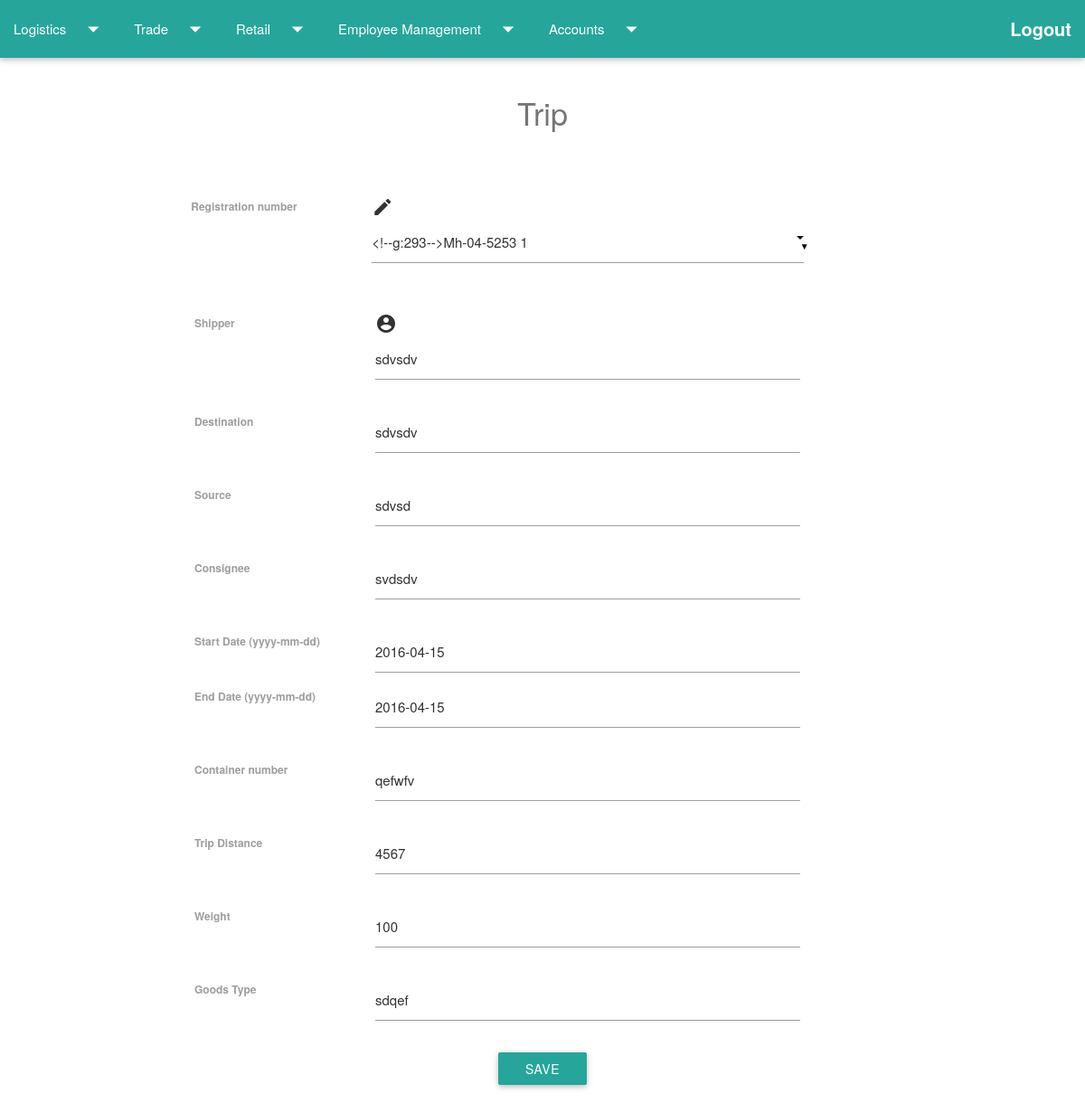
Page /homepage/logistics/trip/1/edittrip/ (signed in) on the committed database.
### logistics/models.py (models this page shows, shortened)
class Trip (models.Model):
	truck_registration_number = models.ForeignKey(Truck)
	trip_source = models.CharField(max_length=50,blank=True)
	trip_destination = models.CharField(max_length=50,blank=True)
	trip_distance = models.PositiveIntegerField(blank=True)
	trip_shipper = models.CharField(max_length=50,blank=True)
	trip_consignee = models.CharField(max_length=50,blank=True)
	trip_goods_type = models.CharField(max_length=50,blank=True)
	trip_container_number = models.CharField(max_length=50,blank=True)
	trip_weight = models.PositiveIntegerField(default=100,blank=True)
	trip_start_date = models.DateField(default=datetime.date.today,blank=True)
	trip_end_date = models.DateField(default=datetime.date.today,blank=True)

### logistics/views.py (the view)
# urls.py: url(r'^trip/(?P<truck_number>\w+)/edittrip/$', views.trip_edit, name='trip_edit'),
def trip_edit(request, truck_number):
    if request.user.is_authenticated() and request.user.groups.all()[0].id==2:
        print(truck_number)
        trip = Trip.objects.get(id=truck_number)
        print(trip.truck_registration_number)
        if request.method == "POST":
            form = TripForm(request.POST, instance=trip)
            if form.is_valid():
                trip = form.save(commit=True)
                return redirect('trips_admin')
        else:
            form = TripForm(instance=trip)
        return render(request, 'logistics/trip_edit.html', {'form': form,'title':"Edit Trip"})
    else:
        return redirect('index')

### logistics/forms.py
class TripForm(forms.ModelForm):
    class Meta:
        model = Trip
        fields = ('truck_registration_number', 'trip_source', 'trip_distance','trip_shipper','trip_destination','trip_consignee','trip_goods_type','trip_container_number','trip_weight','trip_start_date','trip_end_date')
        field_classes = {
        }

### logistics/models.py (called while the page is built)
	def __str__(self):
		return self.truck_registration_number+" "+str(self.id)

### logistics/templates/logistics/trip_edit.html (shortened to what this page needs)
{% extends 'logistics/firstpage.html' %}
{% block content %}
	<div class="row"></div>
 <h4 class="center-align headingcolour">{{operation}} Trip</h4>
    <form method="POST" class="post-form">{% csrf_token %}
    	<div class="row">
    		<div class="col s2 offset-s2">
            <label for="id_registration"> Registration number</label>
        </div>
        <div class="col s5">
        	<i class="material-icons prefix shiftdown">mode_edit</i>
            {{ form.truck_registration_number}} <br>
        </div>
    </div>
    <div class="row extra-bottom-padding">
    		<div class="col-sm-2 col-sm-offset-2">
        <label for="id_driver">Shipper</label>
    </div>
    <div class="col-sm-5">
    	<i class="material-icons prefix shiftdown">account_circle</i>
        {{ form.trip_shipper}} <br>
    </div>
    </div>
     <div class="row extra-bottom-padding">
    		<div class="col-sm-2 col-sm-offset-2">
        <label for="id_driver"> Destination</label>
    </div>
    <div class="col-sm-5">
        {{ form.trip_destination}} <br>
    </div>
    </div>
     <div class="row extra-bottom-padding">
            <div class="col-sm-2 col-sm-offset-2">
        <label for="id_driver"> Source</label>
    </div>
    <div class="col-sm-5">
        {{ form.trip_source}} <br>
    </div>
    </div>
    <div class="row extra-bottom-padding">
            <div class="col-sm-2 col-sm-offset-2">
        <label for="id_driver"> Consignee</label>
    </div>
    <div class="col-sm-5">
        {{ form.trip_consignee}} <br>
    </div>
    </div>
    <div class="row extra-bottom-padding">
            <div class="col-sm-2 col-sm-offset-2">
        <label for="id_driver"> Start Date (yyyy-mm-dd)</label>
    </div>
    <div class="col-sm-5">
        {{ form.trip_start_date}} <br>
    </div>
    <div class="row extra-bottom-padding">
            <div class="col-sm-2 col-sm-offset-2">
        <label for="id_driver"> End Date (yyyy-mm-dd)</label>
    </div>
    <div class="col-sm-5">
        {{ form.trip_end_date}} <br>
    </div>
    </div>
     <div class="row extra-bottom-padding">
            <div class="col-sm-2 col-sm-offset-2">
        <label for="id_driver"> Container number</label>
    </div>
    <div class="col-sm-5">
        {{ form.trip_container_number}} <br>
    </div>
    </div>
     <div class="row extra-bottom-padding">
            <div class="col-sm-2 col-sm-offset-2">
        <label for="id_driver"> Trip Distance</label>
    </div>
    <div class="col-sm-5">
        {{ form.trip_distance}} <br>
    </div>
    </div>
    <div class="row extra-bottom-padding">
            <div class="col-sm-2 col-sm-offset-2">
        <label for="id_driver"> Weight</label>
    </div>
    <div class="col-sm-5">
        {{ form.trip_weight}} <br>
    </div>
    </div>
     <div class="row extra-bottom-padding">
            <div class="col-sm-2 col-sm-offset-2">
        <label for="id_driver"> Goods Type</label>
    </div>
    <div class="col-sm-5">
        {{ form.trip_goods_type}} <br>
    </div>
    </div>
 <div class="center-align">
        <button type="submit" class="save btn btn-default">Save</button>
    </div>
    </form>
 {% endblock %}

### logistics/static/css/style.css (style rules this page uses)
.extra-bottom-padding { margin-top: 20px; }
.headingcolour { color: #757575; }
.shiftdown { margin-bottom: 1px; }
body { background: #ffffff; }

### rows in the picture
Trip: trip_shipper "sdvsdv", trip_destination "sdvsdv", trip_source "sdvsd", trip_consignee "svdsdv", trip_start_date "2016-04-15", trip_end_date "2016-04-15", trip_container_number "qefwfv", trip_distance "4567", trip_weight "100", trip_goods_type "sdqef"
